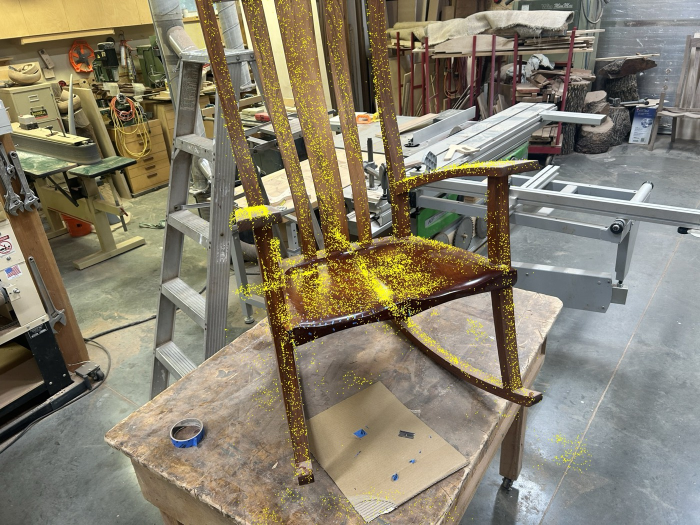
#> input picture seat/figures/check_IMG_1614.jpg, 1400 x 1050 px (shown at 1/2 size)
$ python -i seat_register.py   (imports and definitions only)
#> lines starting #> are read from the running program, lines starting #| are printed output that depends on the picture
"""USAGE:
  tools/py.sh -m 4 -t 15 tools/seat_register.py bank                 # build the 2D-3D descriptor bank (once)
  tools/py.sh -m 4 -t 20 tools/seat_register.py register IMG_1595 ... # register new photos (pose per photo)
Register NEW photos into the solved chair model WITHOUT COLMAP: chair points only.

bank:     for each of the 70 photos with features in work/dense/feat, project the chair cloud
          (work/dense/chair_dense.npy, >=3 views, rms<1.5 px) and attach each point to the nearest SIFT feature within
          1.0 px. Saved: work/seat/bank.npz (descriptor, 3D point, source photo). Occlusion is not modelled; RANSAC copes.
register: SIFT on the whole new photo (CLAHE, 1400 px tiles, as densify.py), ratio-test match to the bank (FLANN),
          undistort with the model's shared intrinsics (same phone, same 26 mm lens, no zoom), PnP RANSAC (4 px) then
          Levenberg-Marquardt on the inliers. Writes/updates work/seat/poses.json (COLMAP-frame Rcw, tcw so the pose can
          be used by rocker.cameras.View) with inlier count, rms and median reprojection error.
          Load registered views with rocker.seatcams.load().
Compute audit: bank ~ 70 x 6 MB npz read one at a time, peak < 1 GB, ~1-2 min. register: one photo decoded at a time
(36 MB), SIFT on tiles ~0.6 GB, FLANN vs bank (~100-200k x 128 float32 <= 100 MB), 2 threads, ~30-60 s/photo.
"""
import sys, json
from pathlib import Path
ROOT = Path(__file__).resolve().parent.parent
sys.path.insert(0, str(ROOT))
import numpy as np, cv2
from rocker.cameras import Cameras
from PIL import Image

# [1 line not run here, left out]
BANK = D / "bank.npz"; POSES = D / "poses.json"


# [18 lines left out: function cmd_bank, not called in this run]


def sift_photo(path):
#> called with path = '../seat/figures/check_IMG_1614.jpg'
    im = Image.open(path).convert("L"); g = np.asarray(im); del im
#> after `im = Image.open(path).convert('L')`:
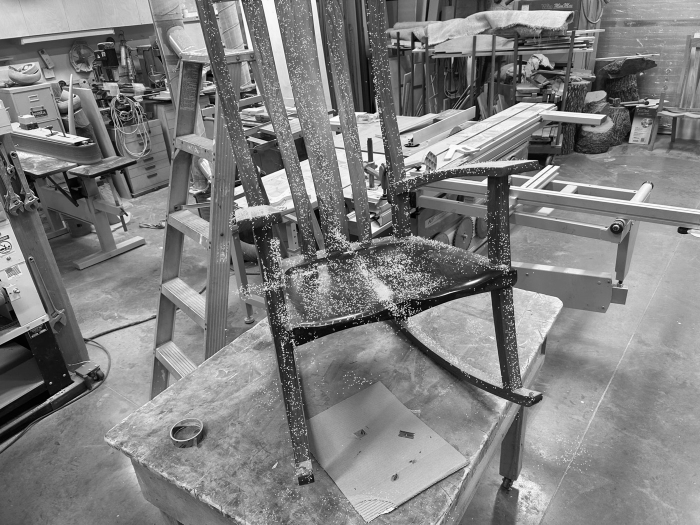
#> im: PIL image 1400x1050 L (shown at 1/2 size); min 0, max 255, mean 128
    g = cv2.createCLAHE(clipLimit=3.0, tileGridSize=(8, 8)).apply(g)
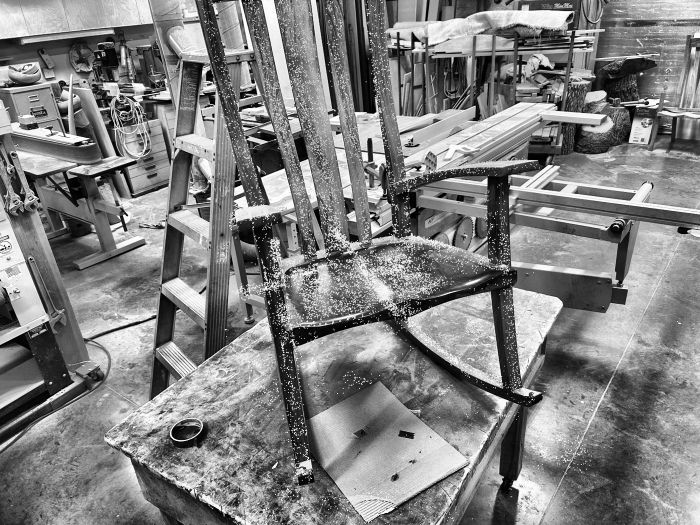
#> g: shape (1050, 1400) (shown at 1/2 size); min 0, max 255, mean 129
    sift = cv2.SIFT_create(nfeatures=12000, contrastThreshold=0.006, edgeThreshold=12)
    T, OV = 1400, 96; xs, ds = [], []
    for ty in range(0, g.shape[0], T):
        for tx in range(0, g.shape[1], T):
            ya, yb = max(0, ty - OV), min(g.shape[0], ty + T + OV); xa, xb = max(0, tx - OV), min(g.shape[1], tx + T + OV)
            m = np.zeros((yb - ya, xb - xa), np.uint8); m[ty - ya:ty - ya + T, tx - xa:tx - xa + T] = 255
            kp, des = sift.detectAndCompute(np.ascontiguousarray(g[ya:yb, xa:xb]), m)
            if des is None: continue
            xs.append(np.array([k.pt for k in kp], np.float32) + [xa, ya]); ds.append(des)
#> m: shape (1050, 1400); every value is 255
#> after the loop, ds = 1 item; xs = 1 point arrays, longest 12000 points
    return np.vstack(xs).astype(float), np.vstack(ds).astype(np.float32)


# [42 lines left out: function cmd_register, not called in this run]


# [3 lines not run here, left out]

>>> result = sift_photo('../seat/figures/check_IMG_1614.jpg')
#> result = 2 point arrays, longest 12000 points
